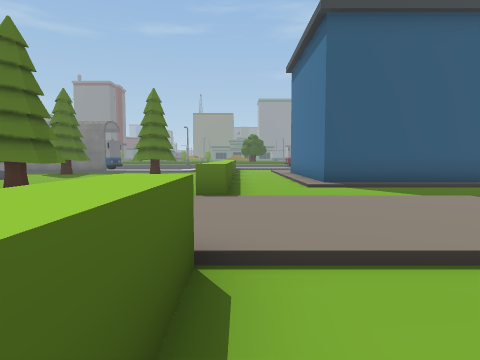
view 1 (above)

23 first-person views from a walk through a scene from a Unity 3-D project. The camera is 1.4 m above the floor, tilts 4° down and sees 75° across. The floor is counted in squares, 2 m on a side. Each view is taken from the middle of a square. On the plan, view 1 faces up. The plan holds only what a view shows up to about 10 squares ahead; the rest is blank. The place goes on beyond the plan. The player is left out. Some surface patterns are stand-ins.

view 2
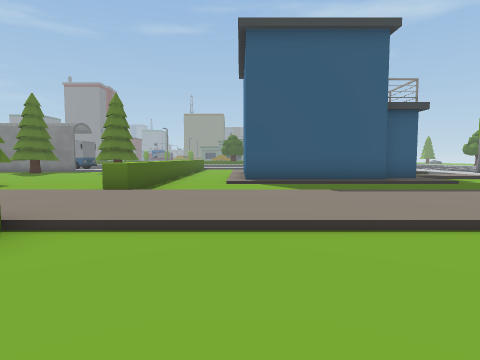

view 3
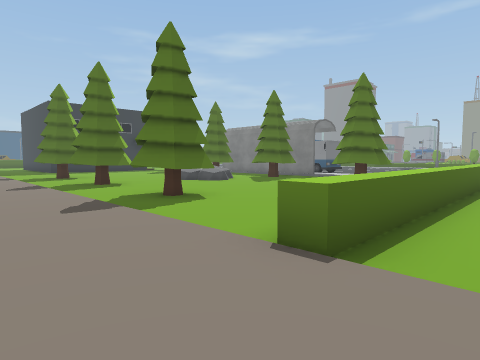

view 4
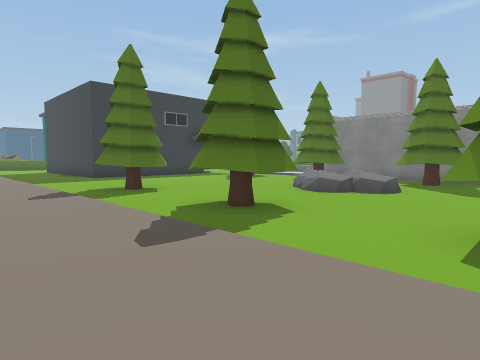

view 5
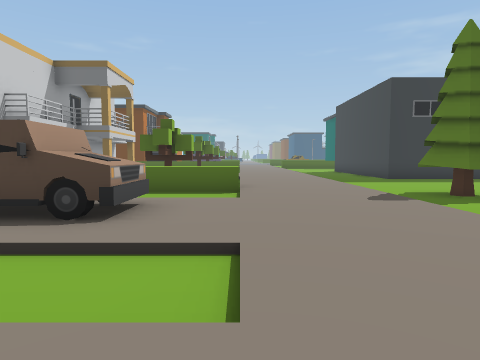

view 6
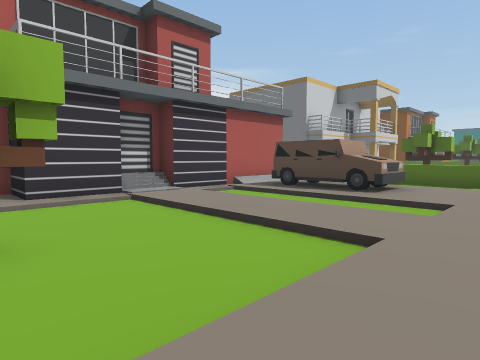

view 7
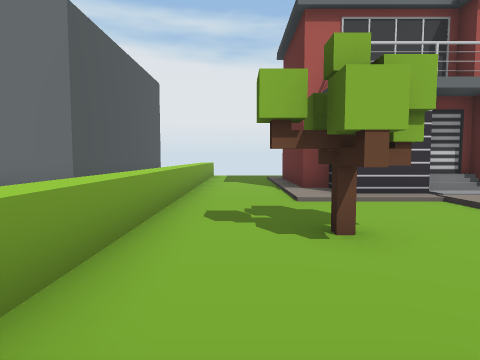

view 8
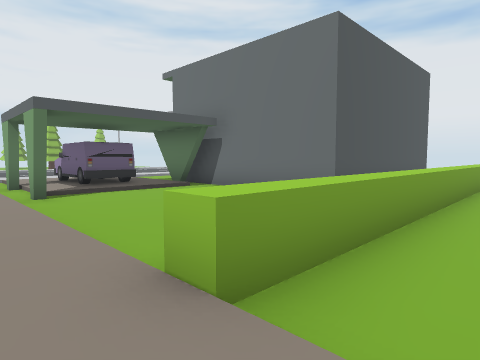

view 9
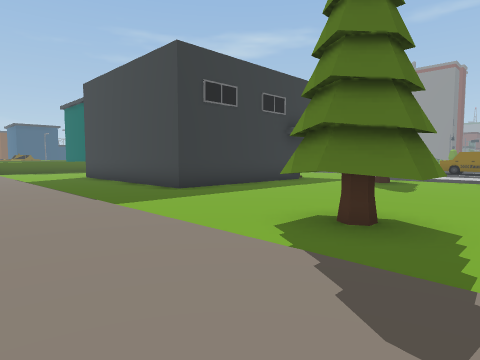

view 10
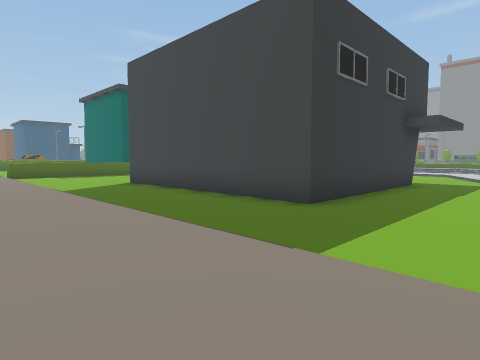

view 11
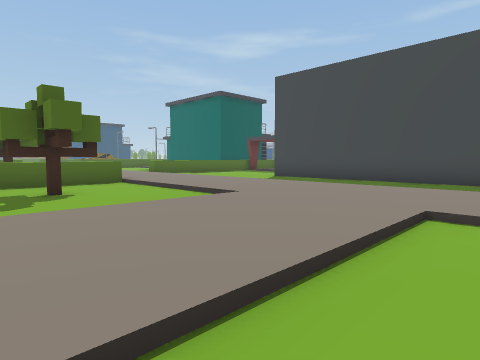

view 12
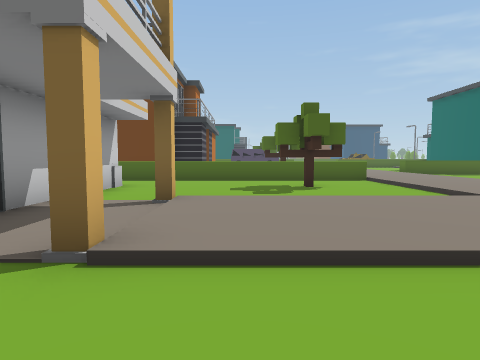

view 13
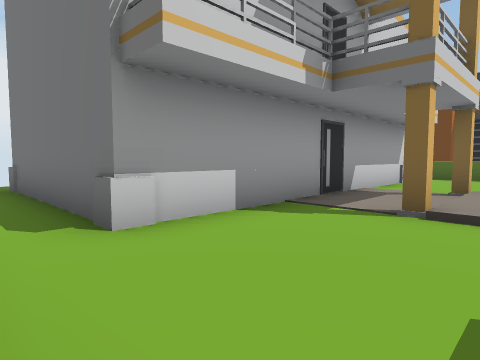

view 14
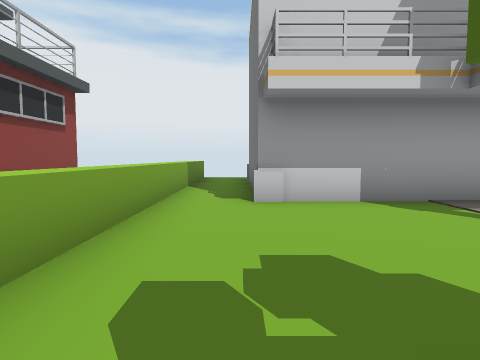

view 15
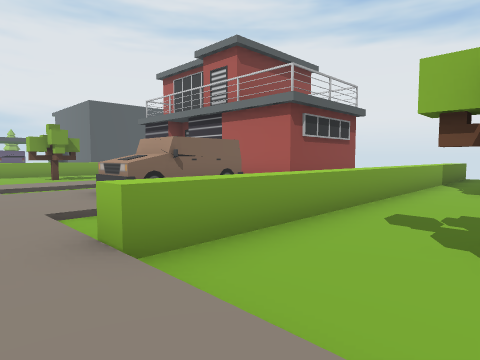

view 16
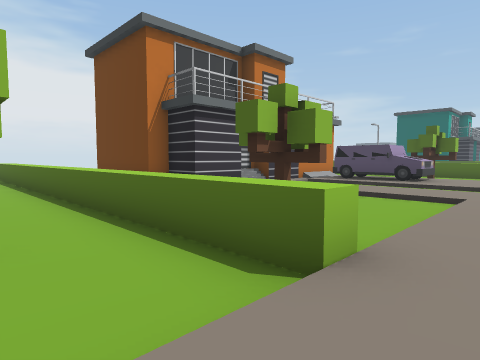

view 17
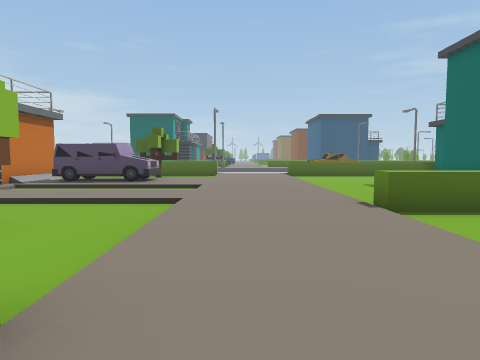

view 18
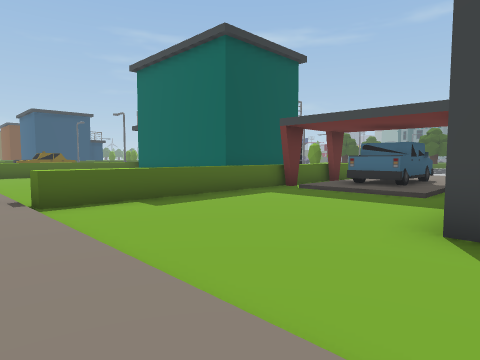

view 19
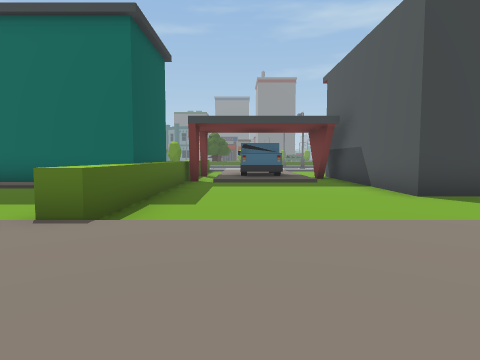

view 20
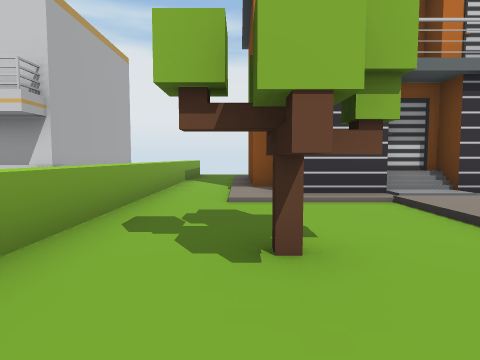

view 21
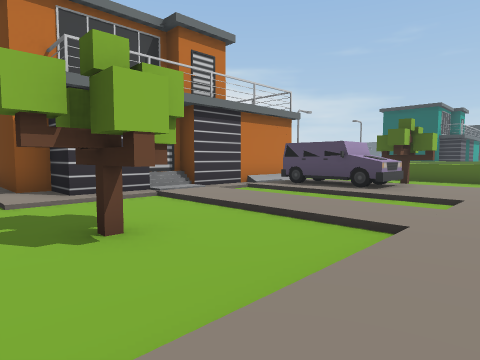

view 22
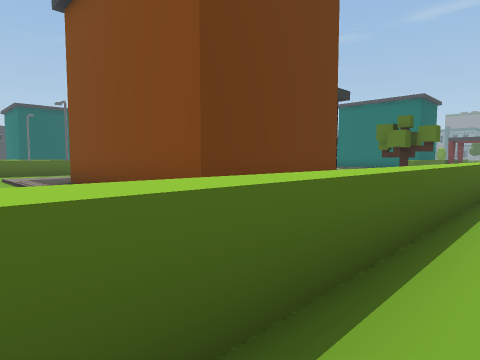

view 23
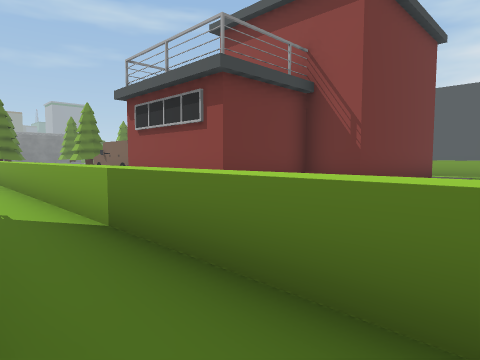

### Floor plan
Key: @ floor where view 1 was taken; # wall or solid block; . main floor; : floor 0.25 m higher than the main floor; / step, stairs or slope; ^ raised ledge; O other object.
Columns run from 35 left of view 1 to 7 right of it. Each row starts with its distance up from view 1.
 12     #^.OO:#      #......  O...    .^
 11     #^////#      #.......OOO...   .^
 10 #####^....#      #.......OOO....  .^.#
  9  ..  ^....#      #............... .^.#   ##
  8   .. ^....########.... ... ...O....^.#####:
  7 .....^................OO..OO..OO...^.......
  6 .....^................OO..OO..O....^.......
  5 //////////////////////////////////////////
  4 ::::::::::::::::::::::::::::::::::::::::::
  3 :::::::::::::::::::::::::::::::::::::::::
  2 :://:////^/////::///////:::/://////////////
  1 ::./:....^..../::/....^.:::.:/....^.....#:#
  0 OO./:.OO.^.O../::/.O..^.OO:.:/..O.^@.....:O
 -1 OO./:..O.^.O../::/.O..^ OO:.:/..O.^. . ..:O
 -2 OO./:....^..../::/....^ OO:.:/....^.    .::
 -3 :://:///.^....#//#....^ ///:::::/.^. ######
 -4 #######/.^............^ ########/.^. #
 -5       #/.^.#########..^ #      #/.^. #
 -6       #/.^.#       #..^ #      #/.^  #
 -7       #/.^.#       #..^ ###    #/.^  #
 -8 ::#####/.^.#       #..^   ######     #
 -9 :::      ^.        #..^
-10 ..       ^.        #..^
-11          ^.         ..^

Where each view was taken, in squares from view 1:
view 1: 0 up, 0 right, facing up
view 2: 1 down, 2 right, facing up
view 3: 3 up, 1 right, facing up-left
view 4: 3 up, 5 left, facing up-left
view 5: 2 up, 6 left, facing left
view 6: 3 up, 3 left, facing down-left
view 7: 3 up, 2 left, facing down
view 8: 3 up, 2 left, facing down-right
view 9: 3 up, 11 left, facing up-left
view 10: 3 up, 15 left, facing up-left
view 11: 2 down, 17 left, facing up-left
view 12: 2 down, 16 left, facing left
view 13: 2 down, 14 left, facing down-left
view 14: 0 up, 15 left, facing down
view 15: 3 up, 16 left, facing down-right
view 16: 3 up, 24 left, facing down-left
view 17: 3 up, 25 left, facing left
view 18: 4 up, 24 left, facing up-left
view 19: 2 up, 28 left, facing up
view 20: 2 up, 28 left, facing down
view 21: 3 up, 27 left, facing down-left
view 22: 11 down, 25 left, facing up-left
view 23: 11 down, 15 left, facing up-right
